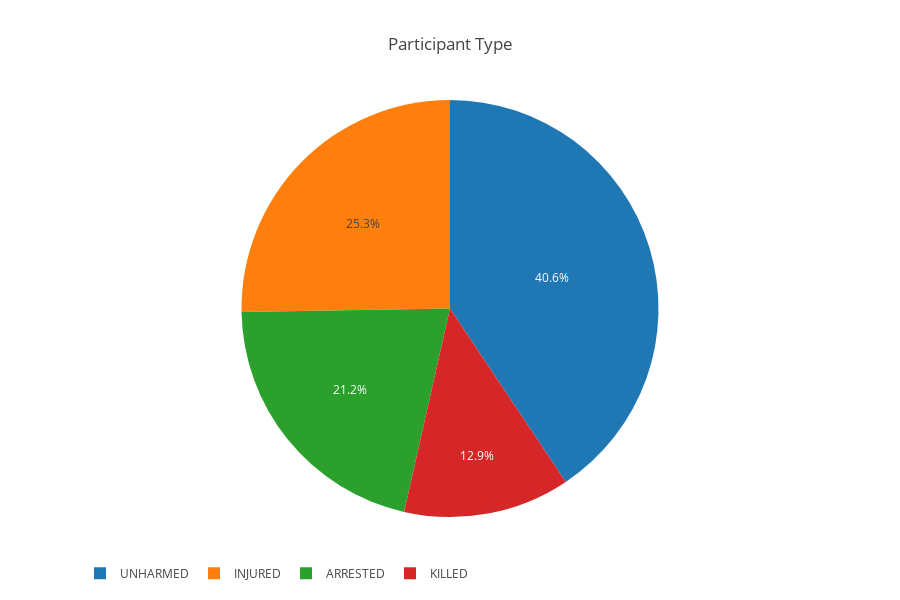

Write notebook code for a chart like this one.
### Code cell
df[ 'participant_status'].value_counts()
p_status = df["participant_status"].str.replace("[::0-9|,]","").str.upper()
p_status = p_status[p_status.notnull()]
p_status = pd.DataFrame(p_status)

types=['ARRESTED','INJURED','KILLED','UNHARMED']

for p_type in types:
    p_status[p_type]  = p_status["participant_status"].str.count(p_type)

sizes = [sum(p_status[p_type]) for p_type in types]

labels = types
values= sizes

trace1 = go.Pie(labels=labels, values=values)
layout = dict(height=600, title='Participant Type', legend=dict(orientation="h"));
fig = go.Figure(data=[trace1], layout=layout)
iplot(fig)

### Figure 1 — Plotly figure (JSON) as saved in the notebook; plotly's stock layout.template omitted (floating-point values rounded to 4 significant figures)
{"data": [{"labels": ["ARRESTED", "INJURED", "KILLED", "UNHARMED"], "type": "pie", "uid": "842f024d-449b-445b-9bbc-94f0c3061b9a", "values": [99333, 118395, 60478, 190383]}], "layout": {"height": 600, "legend": {"orientation": "h"}, "title": "Participant Type"}}
